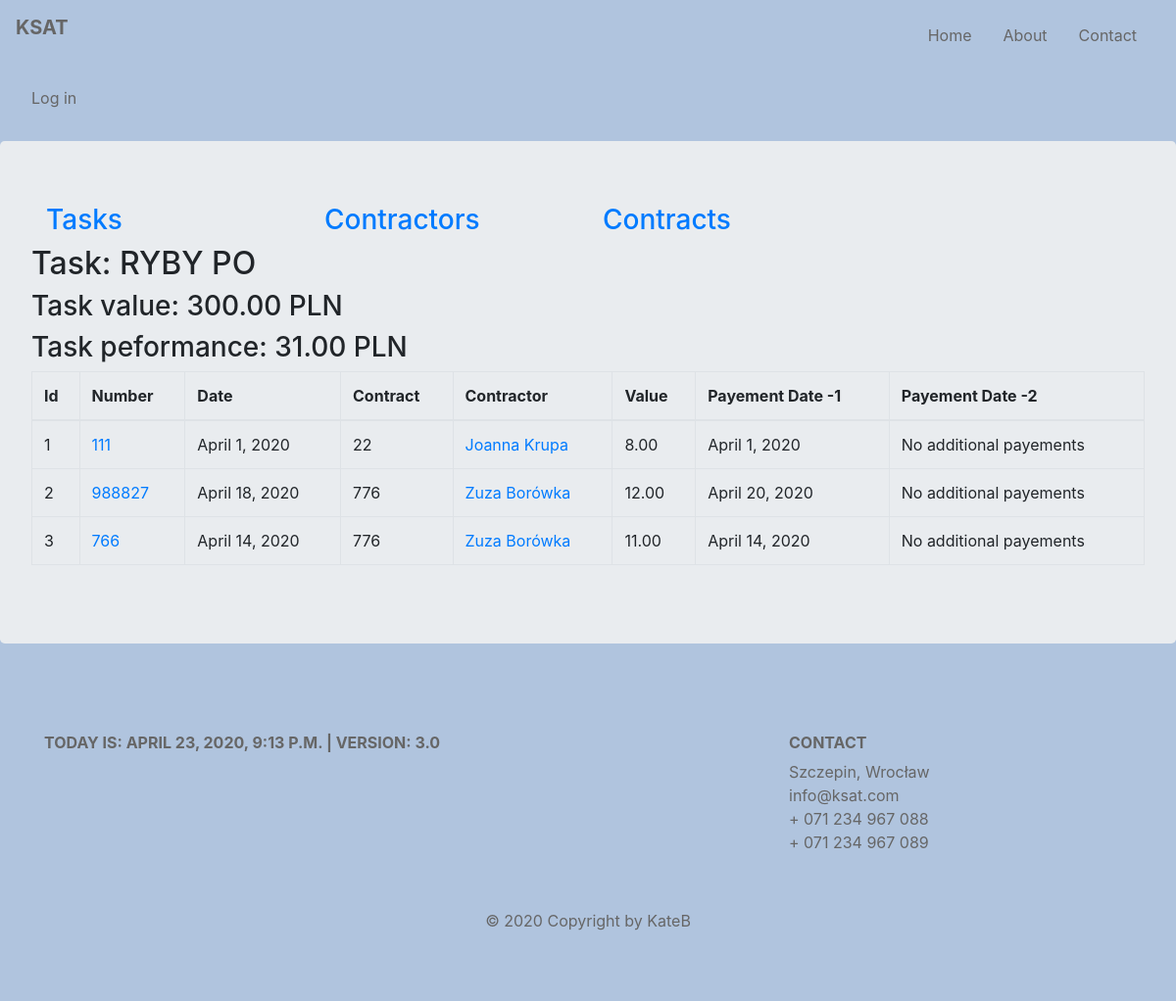
Before: /ksat/documents/task/7/docs with the older database file.
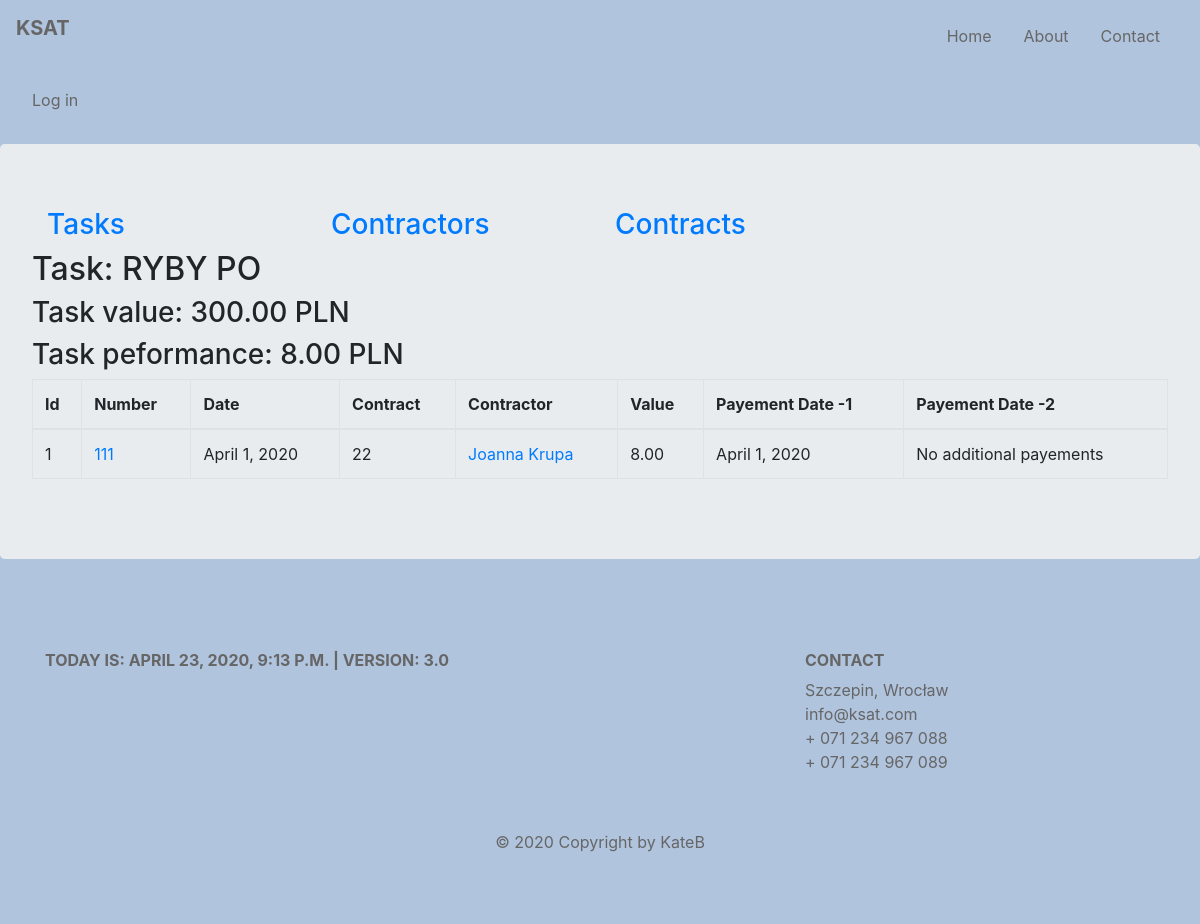
After: the same page with the newer database file.
### budget/models.py (models this page shows, shortened)
class Task(models.Model):
    title = models.CharField(max_length=128, unique=True)
    description = models.CharField(max_length=256)
    unit = models.SmallIntegerField()
    section = models.SmallIntegerField()
    article = models.ManyToManyField(Articles, through='TaskArticles')
    slug = AutoSlugField(null=True, default=None, unique=True, populate_from='title')
    def task_value(self):
        value = TaskArticles.objects.filter(task=self).aggregate(total=Sum('value'))['total']
        if value:
            return round(value, 2)
        return 0
    def performance(self):
        contracts = Contract.objects.filter(task=self)
        performance = 0
        for contract in contracts:
            performance += contract.contract_performance()
        return round(performance, 2)

class Contract(models.Model):
    number = models.CharField(max_length=128, unique=True)
    date = models.DateField()
    task = models.ForeignKey(Task, on_delete=models.CASCADE, related_name='contracts', related_query_name='contract')
    contractor = models.ForeignKey(Contractor, default=None, on_delete=models.CASCADE, related_name='contracts',
                                   related_query_name='contract')
    article = models.ManyToManyField(Articles, through='ContractArticle')
    def contract_performance(self):
        fin_docs = FinancialDocument.objects.filter(contract=self)
        performance = 0
        for fin_doc in fin_docs:
            performance += fin_doc.fin_doc_value()
        return round(performance, 2)
    class Meta:
        default_related_name = 'contract'
        ordering = ('number', 'contractor')
        verbose_name = 'contract'

class FinancialDocument(models.Model):
    contract = models.ForeignKey(Contract, on_delete=models.CASCADE, related_name='fds', related_query_name='fd')
    contractor = models.ForeignKey(Contractor, default=None, on_delete=models.CASCADE, related_name='fds',
                                   related_query_name='fd')
    number = models.CharField(max_length=64, default=None)
    date = models.DateField()
    payment_date1 = models.DateField(blank=True, null=True)
    payment_date2 = models.DateField(blank=True, null=True)
    article = models.ManyToManyField(Articles, through='FinDocumentArticle')
    def get_absolute_url(self):
        return reverse('budget:findoc_details', kwargs={'findoc_id': self.pk})
    def fin_doc_value(self):
        value = FinDocumentArticle.objects.filter(fin_doc=self).aggregate(total=Sum('value'))['total']
        if value:
            return round(value, 2)
        return 0
    class Meta:
        default_related_name = 'fds'
        verbose_name = 'finacial_doc'

class Contractor(models.Model):
    name = models.CharField(max_length=128)
    last_name = models.CharField(max_length=128)
    num = models.SmallIntegerField(blank=True)
    slug = models.SlugField(max_length=200, unique=True, null=True, default=None)
    def get_absolute_url(self):
        return reverse('budget:contractor_details', kwargs={'contractor_slug': self.slug})
    def __str__(self):
        return f'{self.name} {self.last_name}'
    class Meta:
        default_related_name = 'contractors'
        ordering = ('last_name',)
        verbose_name = 'contractor'

### budget/views.py (the view)
# urls.py: path('documents/task/<int:task_id>/docs', views.FinancialDocTaskView.as_view(), name ='task-findocs'),
class FinancialDocTaskView(ListView):
    model = FinancialDocument
    template_name = 'budget/task_findocs.html'
    context_object_name = 'findocs'
    def get_queryset(self):
        task = Task.objects.get(pk=self.kwargs.get('task_id'))
        contracts = Contract.objects.filter(task=task)
        fin_docs = FinancialDocument.objects.filter(contract__task=task).order_by('contract')
        return fin_docs
    def get_context_data(self, **kwargs):
        ctx = super().get_context_data(**kwargs)
        ctx['task'] = Task.objects.get(pk=self.kwargs.get('task_id'))
        return ctx

### budget/my_context_processor.py (called while the page is built)
def cp(request):
    ctx = {
        "now": django.utils.timezone.now(),
        "version": "3.0"
    }
    return ctx

def recaptcha_site_key(request):
    return {'RECAPTCHA_SITE_KEY': settings.RECAPTCHA_SITE_KEY}

### budget/templates/budget/task_findocs.html (shortened to what this page needs)
{% extends 'base.html' %}
{% block content %}
    {{ block.super }}
    <h2>Task: {{ task.title }}</h2>
    <h3>Task value: {{ task.task_value }} PLN</h3>
    <h3>Task peformance: {{ task.performance }} PLN</h3>
    {%  if not task.performance %}
    No financial document for this task yet.
    {% else %}
        <table class="table table-bordered">
            <thead>
            <tr>
                <th scope="col">Id</th>
                <th scope="col">Number</th>
                <th scope="col">Date</th>
                <th scope="col">Contract</th>
                <th scope="col">Contractor</th>
                <th scope="col">Value</th>
                <th scope="col">Payement Date -1</th>
                <th scope="col">Payement Date -2</th>
            </tr>
            </thead>
            <tbody>
            {% for findoc in findocs %}
                <tr>
                    <td>{{ forloop.counter }}</td>
                    <td><a href="{{ findoc.get_absolute_url }}">{{ findoc.number }}</a></td>
                    <td>{{ findoc.date }}</td>
                    <td>{{ findoc.contract.number }}</td>
                    <td><a href="{{ findoc.contractor.get_absolute_url }}">{{ findoc.contractor }}</a></td>
                    <td>{{ findoc.fin_doc_value|floatformat:2 }}</td>
                    <td>{{ findoc.payment_date1 }}</td>
                    <td>{% if findoc.payment_date2 %}{{ findoc.payment_date2 }}{% else %} No additional payements {% endif %}</td>
                </tr>
            {% endfor %}
            </tbody>
        </table>
    {% endif %}
{% endblock %}

Changed rows visible on the page:
removed FinancialDocument: number "988827", date "April 18, 2020", contract.number "776", contractor "Zuza Borówka", fin_doc_value "12.00", payment_date1 "April 20, 2020", shows "No additional payements"
removed FinancialDocument: number "766", date "April 14, 2020", contract.number "776", contractor "Zuza Borówka", fin_doc_value "11.00", payment_date1 "April 14, 2020", shows "No additional payements"
computed for Task "RYBY PO": performance "31.00" → "8.00"
